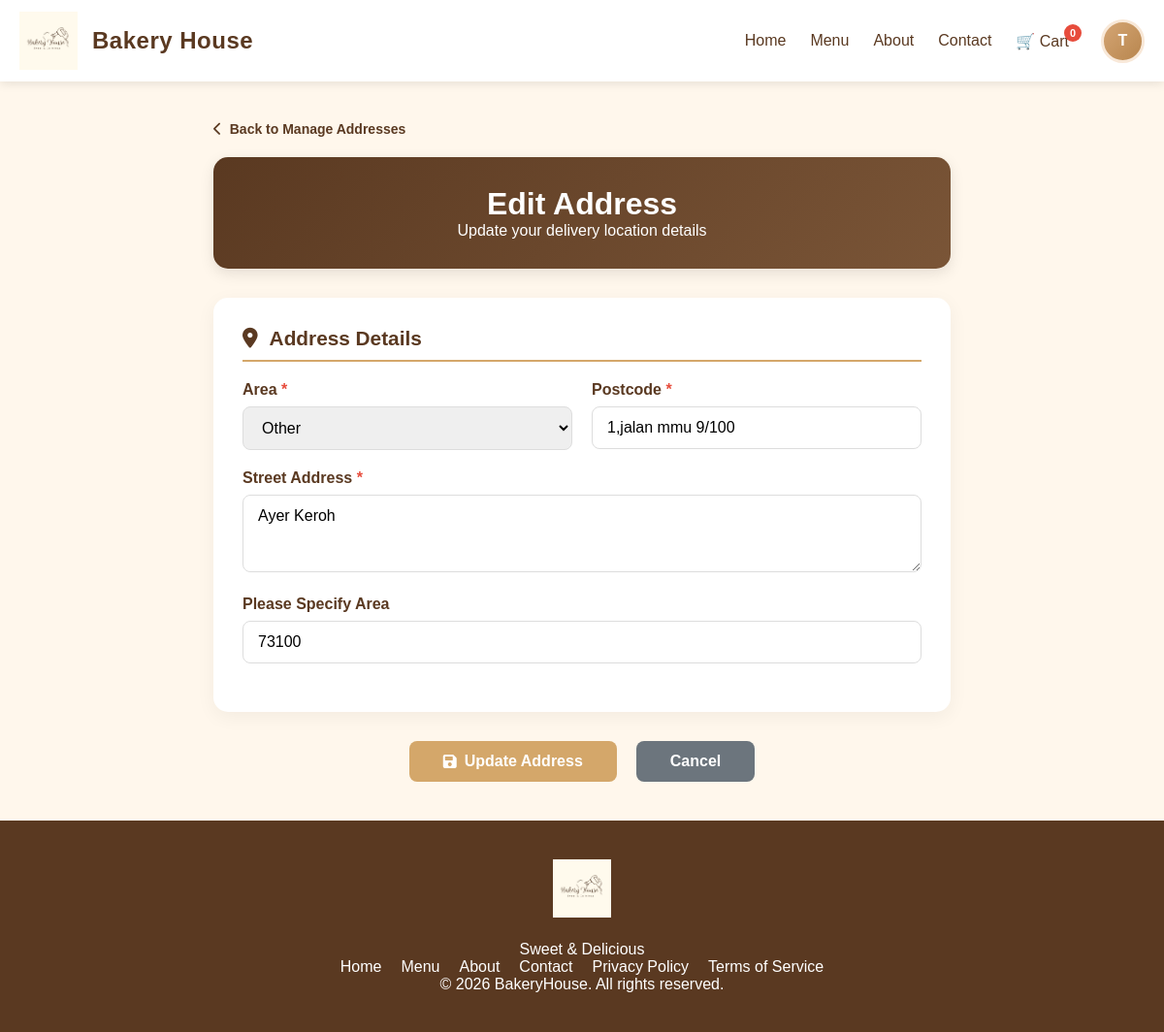
Screenshot of /edit.address.php?id=13 (signed in) with the database file from the repository.
### tables this page shows
CREATE TABLE `user_addresses` (
  `id` int(11) NOT NULL,
  `user_id` int(11) NOT NULL,
  `address_text` text NOT NULL,
  `is_default` tinyint(1) DEFAULT 0,
  `updated_at` timestamp NOT NULL DEFAULT current_timestamp() ON UPDATE current_timestamp()
);

### edit.address.php (the view, shortened to what this page needs)
<?php
require_once 'config.php';
$userId = $_SESSION['user_id'];
$addressId = $_GET['id'] ?? null;
try {
    $query = "SELECT * FROM user_addresses WHERE id = ? AND user_id = ?";
    $stmt = $pdo->prepare($query);
    $stmt->execute([$addressId, $userId]);
    $addressData = $stmt->fetch(PDO::FETCH_ASSOC);
    $address_area = $address_postcode = $address_line = $other_area = '';
    $text = $addressData['address_text'];
    if (strpos($text, '|') !== false) {
        $parts = explode('|', $text);
        $address_line     = $parts[0] ?? '';
        $address_area     = $parts[1] ?? '';
        $address_postcode = $parts[2] ?? '';
        $other_area       = $parts[3] ?? '';
        $known_areas = ["Bandar Melaka", "Ayer Keroh", "Bukit Beruang"];
        if (!empty($address_area) && !in_array($address_area, $known_areas)) {
            $other_area = $address_area;
            $address_area = 'other';
        }
    }
} catch (PDOException $e) {
    die("Error: " . $e->getMessage());
}
?>
<!DOCTYPE html>
<html lang="en">
<head>
    <link rel="stylesheet" href="edit.address.css">
    <link rel="stylesheet" href="https://cdnjs.cloudflare.com/ajax/libs/font-awesome/6.0.0/css/all.min.css">
    <link rel="stylesheet" href="footer.css">
</head>
<body>
    <?php include 'header.php'; ?>
    <main class="profile-page">
        <div class="profile-container">
            <div class="back-navigation">
                <a href="manageaddress.php" class="back-link">
                    <i class="fas fa-chevron-left"></i> Back to Manage Addresses
                </a>
            </div>
            <div class="profile-header">
                <h1>Edit Address</h1>
                <p>Update your delivery location details</p>
            </div>
            <form action="edit.address.php?id=<?php echo $addressId; ?>" method="POST" class="edit-form" id="addressForm">
                <div class="info-card">
                    <h2><i class="fas fa-map-marker-alt"></i> Address Details</h2>
                    <div class="form-row">
                        <div class="form-group-half required-field">
                            <label class="form-label">Area</label>
                            <select id="address_area" name="address_area" class="form-input" required onchange="toggleOtherArea()">
                                <option value="other" <?php echo $address_area === 'other' ? 'selected' : ''; ?>>Other</option>
                            </select>
                        </div>
                        <div class="form-group-half required-field postcode-wrapper">
                            <label class="form-label">Postcode</label>
                            <input type="text" name="address_postcode" id="address_postcode" class="form-input"
                                   value="<?php echo htmlspecialchars($address_postcode); ?>"
                                   required maxlength="5">
                        </div>
                    </div>
                    <div class="form-group required-field">
                        <label class="form-label">Street Address</label>
                        <textarea name="address_line" class="form-textarea" required rows="3"
                                  placeholder="No 1, Jalan Bakery..."><?php echo htmlspecialchars($address_line); ?></textarea>
                    </div>
                    <div class="form-group" id="other_area_group" style="display: <?php echo $address_area === 'other' ? 'block' : 'none'; ?>;">
                        <label class="form-label">Please Specify Area</label>
                        <input type="text" name="other_area" class="form-input" value="<?php echo htmlspecialchars($other_area); ?>">
                    </div>
                </div>
                <div class="action-buttons">
                    <button type="submit" class="btn btn-primary">
                        <i class="fas fa-save"></i> Update Address
                    </button>
                    <a href="manageaddress.php" class="btn btn-secondary">Cancel</a>
                </div>
            </form>
        </div>
    </main>
    <?php include 'footer.php'; ?>
</body>
</html>

### edit.address.css (style rules this page uses)
:root { --bakery-brown: #5a3921; --bakery-gold: #d4a76a; --bakery-bg: #fff7ec; --white: #ffffff; --error-red: #dc3545; }
* { margin: 0; padding: 0; box-sizing: border-box; }
body { background-color: var(--bakery-bg); color: #333333; font-family: 'Segoe UI', sans-serif; padding-top: 85px; }
.profile-container { max-width: 800px; margin: 40px auto; padding: 0 20px; }
.back-navigation { margin-bottom: 20px; }
.back-link { display: inline-flex; align-items: center; gap: 8px; color: var(--bakery-brown); font-weight: 600; font-size: 14px; text-decoration: none; transition: 0.3s; }
.profile-header { background: linear-gradient(135deg, var(--bakery-brown) 0%, #7a5537 100%); border-radius: 15px; padding: 30px; color: var(--white); text-align: center; margin-bottom: 30px; box-shadow: 0 5px 15px rgba(0, 0, 0, 0.1); }
.info-card { background: var(--white); border-radius: 15px; padding: 30px; margin-bottom: 25px; box-shadow: 0 5px 20px rgba(0, 0, 0, 0.05); }
.info-card h2 { display: flex; align-items: center; gap: 12px; color: var(--bakery-brown); font-size: 1.3rem; padding-bottom: 10px; margin-bottom: 20px; border-bottom: 2px solid var(--bakery-gold); }
.form-row { display: flex; gap: 20px; margin-bottom: 20px; align-items: flex-start; }
.form-group { margin-bottom: 20px; }
.form-group-half { flex: 1; }
.postcode-wrapper { position: relative; }
.form-label { display: block; margin-bottom: 8px; color: var(--bakery-brown); font-weight: 600; }
.required-field .form-label::after { content: " *"; color: #e74c3c; }
.form-input, .form-textarea { width: 100%; padding: 12px 15px; border: 1.5px solid #dddddd; border-radius: 8px; font-size: 1rem; font-family: inherit; transition: 0.3s; }
.form-textarea { resize: vertical; }
.action-buttons { display: flex; justify-content: center; gap: 20px; margin-top: 30px; }
.btn { display: inline-flex; align-items: center; gap: 8px; padding: 12px 35px; border: none; border-radius: 8px; font-size: 1rem; font-weight: bold; text-decoration: none; cursor: pointer; transition: 0.3s; }
.btn-primary { background: var(--bakery-gold); color: var(--white); }
.btn-secondary { background: #6c757d; color: var(--white); }

### header.css (style rules this page uses)
:root { --main-font: 'BonvenoCF', sans-serif; --serif-font: 'AvenirNext LT Pro', serif; --main-color: #5a3921; --accent-color: #d4a76a; }
body { margin: 0; padding-top: 0 !important; font-family: var(--main-font) !important; background-color: #fff7ec; }

### rows the page displays
user_addresses: address_area "Other", address_postcode "1,jalan mmu 9/100", address_line "Ayer Keroh", other_area "73100"

### other values shown
substr($userName, 0, 1) "T"
